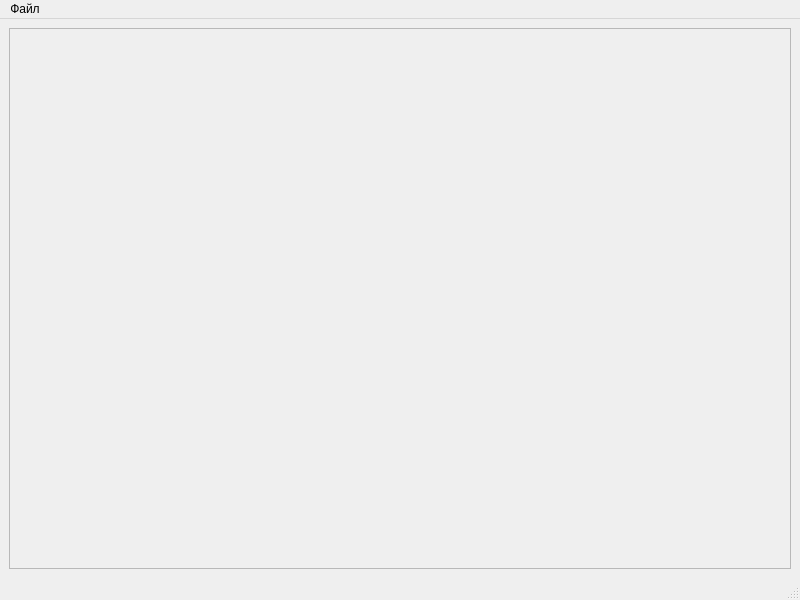
<?xml version="1.0" encoding="UTF-8"?>
<ui version="4.0">
 <class>zimin_lab</class>
 <widget class="QMainWindow" name="zimin_lab">
  <property name="geometry">
   <rect>
    <x>0</x>
    <y>0</y>
    <width>800</width>
    <height>600</height>
   </rect>
  </property>
  <property name="windowTitle">
   <string>zimin_lab</string>
  </property>
  <widget class="QWidget" name="centralwidget">
   <layout class="QVBoxLayout" name="verticalLayout">
    <item>
     <widget class="QScrollArea" name="scrollArea">
      <property name="widgetResizable">
       <bool>false</bool>
      </property>
      <widget class="Zimin_Widget" name="ziminWidget">
       <property name="geometry">
        <rect>
         <x>0</x>
         <y>0</y>
         <width>776</width>
         <height>525</height>
        </rect>
       </property>
      </widget>
     </widget>
    </item>
   </layout>
  </widget>
  <widget class="QMenuBar" name="menubar">
   <property name="geometry">
    <rect>
     <x>0</x>
     <y>0</y>
     <width>800</width>
     <height>26</height>
    </rect>
   </property>
   <widget class="QMenu" name="menu">
    <property name="title">
     <string>Файл</string>
    </property>
    <addaction name="actionOpen"/>
    <addaction name="actionClear"/>
    <addaction name="actionSave"/>
   </widget>
   <addaction name="menu"/>
  </widget>
  <widget class="QStatusBar" name="statusbar"/>
  <action name="actionOpen">
   <property name="text">
    <string>Открыть</string>
   </property>
  </action>
  <action name="actionClear">
   <property name="text">
    <string>Очистить</string>
   </property>
  </action>
  <action name="actionSave">
   <property name="text">
    <string>Сохранить</string>
   </property>
  </action>
 </widget>
 <customwidgets>
  <customwidget>
   <class>Zimin_Widget</class>
   <extends>QWidget</extends>
   <header>zimin_widget.h</header>
   <container>1</container>
  </customwidget>
 </customwidgets>
 <resources/>
 <connections/>
</ui>
